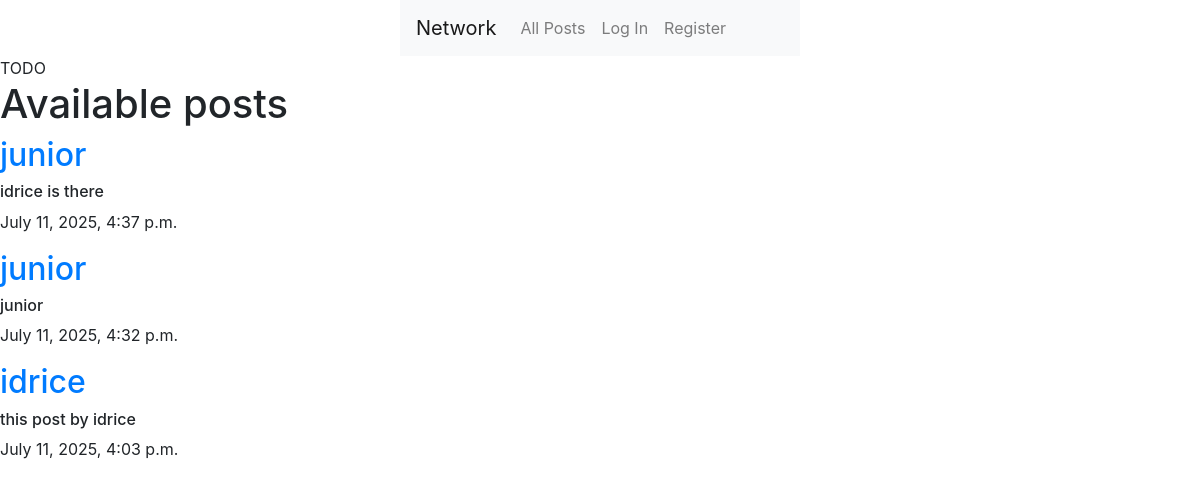
The app's page /, older data.
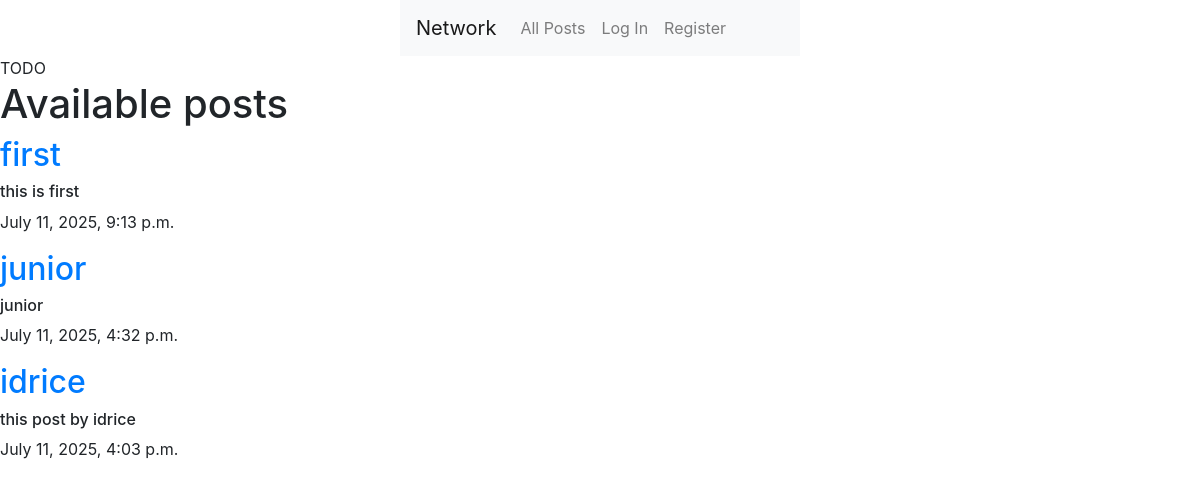
The same page, newer data.
### network/models.py (models this page shows, shortened)
class Posts(models.Model):
    content = models.CharField(max_length=164)
    user = models.ForeignKey(User, on_delete=models.CASCADE, related_name="author")
    date = models.DateTimeField(auto_now_add=True)

class User(AbstractUser):
    pass

### network/views.py (the view)
# urls.py: path("", views.index, name="index"),
def index(request):
    posts = Posts.objects.all().order_by('id').reverse()
    pagi = Paginator(posts, 10)
    paginumber = request.GET.get('page')
    pagePosts = pagi.get_page(paginumber)
    context = {
        "posts":posts,
        "pagePosts":pagePosts
    }
    return render(request, "network/index.html", context)

### network/templates/network/index.html (shortened to what this page needs)
{% extends "network/layout.html" %}
{% block body %}
    TODO
    <h1>Available posts</h1>
    <div>
        {%for post in pagePosts %}
          <div>
            <h2><a href="{%url 'profile' user_id=post.user.id%}">{{post.user}}</a></h2>
            <h6>{{post.content}}</h6>
            <p>{{post.date}}</p>
                    </div>
                    {%endfor%}
                </div>
{% endblock %}

### network/templates/network/layout.html (shortened to what this page needs)
{% load static %}
<!DOCTYPE html>
<html lang="en">
    <head>
        <link rel="stylesheet" href="https://cdn.jsdelivr.net/npm/bootstrap@4.0.0/dist/css/bootstrap.min.css">
        <link rel="stylesheet" href="https://stackpath.bootstrapcdn.com/bootstrap/4.4.1/css/bootstrap.min.css">
        <link href="{% static 'network/styles.css' %}" rel="stylesheet">
    </head>
    <body>
        <nav class="navbar navbar-expand-lg navbar-light bg-light">
            <a class="navbar-brand" href="{%url 'index'%}">Network</a>
            <div>
              <ul class="navbar-nav mr-auto">
                <li class="nav-item">
                  <a class="nav-link" href="{% url 'index' %}">All Posts</a>
                </li>
                {% if user.is_authenticated %}
                    <li class="nav-item">
                        <a class="nav-link" href="{%url 'following'%}">Following</a>
                    </li>
                    <li class="nav-item">
                        <a class="nav-link" href="{% url 'logout' %}">Log Out</a>
                    </li>
                {% else %}
                    <li class="nav-item">
                        <a class="nav-link" href="{% url 'login' %}">Log In</a>
                    </li>
                    <li class="nav-item">
                        <a class="nav-link" href="{% url 'register' %}">Register</a>
                    </li>
                {% endif %}
              </ul>
            </div>
          </nav>
        <div class="body">
            {% block body %}
            {% endblock %}
        </div>
    </body>
</html>

### network/static/network/styles.css (style rules this page uses)
nav { display: block; width: 400px; margin: 0 auto; }

Row changes from the older to the newer data that the page shows:
removed Posts: user "junior", content "idrice is there", date "July 11, 2025, 4:37 p.m."
added Posts: user "first", content "this is first", date "July 11, 2025, 9:13 p.m."
